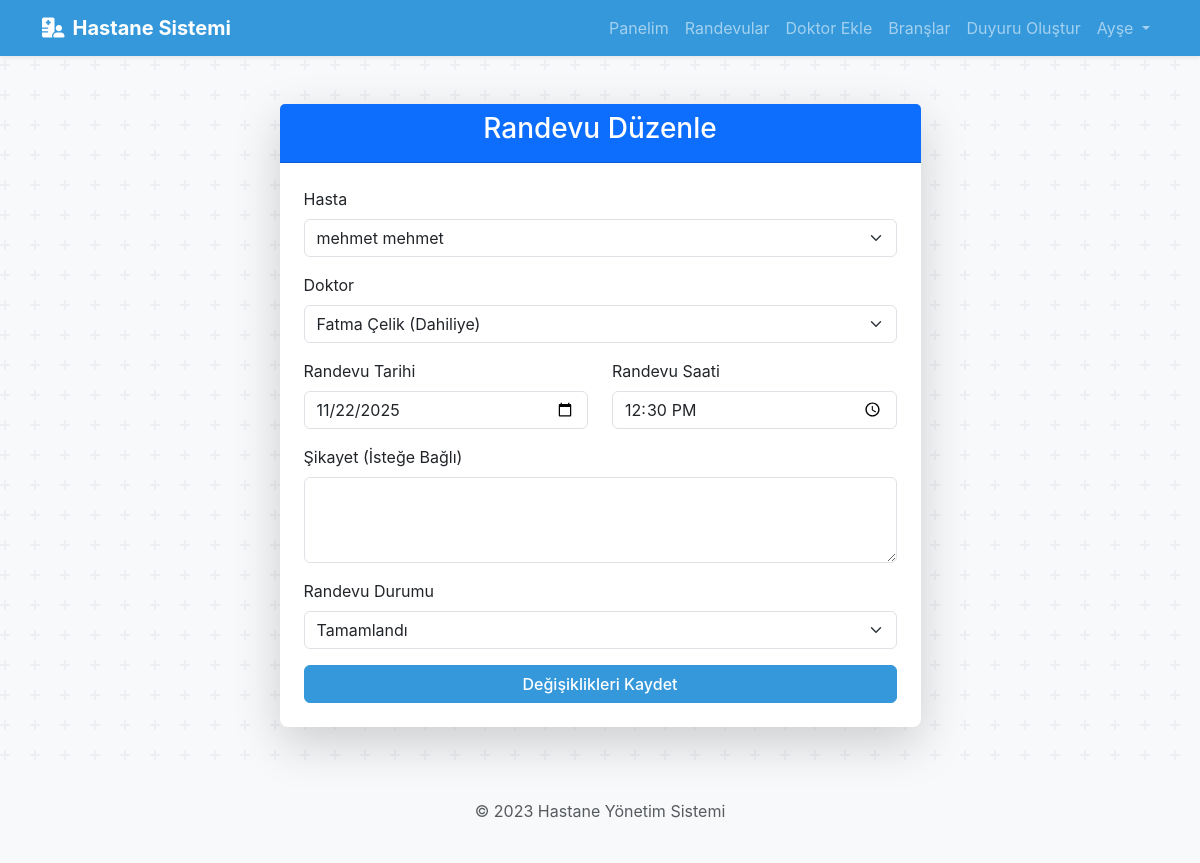
Screenshot of /sekreter_randevu_duzenle/2 (signed in) with the database file from the repository.
### app.py (models this page shows, shortened)
class Randevu(db.Model):
    id = db.Column(db.Integer, primary_key=True)
    hasta_id = db.Column(db.Integer, db.ForeignKey('kullanici.id'), nullable=False)
    doktor_id = db.Column(db.Integer, db.ForeignKey('kullanici.id'), nullable=False)
    tarih = db.Column(db.DateTime, nullable=False)
    sikayet = db.Column(db.Text, nullable=True)
    durum = db.Column(db.String(50), default='Bekleniyor') # Bekleniyor, Tamamlandı, İptal

class Kullanici(db.Model):
    id = db.Column(db.Integer, primary_key=True)
    email = db.Column(db.String(100), unique=True, nullable=False)
    sifre = db.Column(db.String(200), nullable=False)
    ad = db.Column(db.String(50), nullable=False)
    soyad = db.Column(db.String(50), nullable=False)
    rol = db.Column(db.String(20), nullable=False) # 'hasta', 'doktor', 'sekreter'
    __mapper_args__ = {
        'polymorphic_identity': 'kullanici',
        'polymorphic_on': rol
    }

class Hasta(Kullanici):
    __mapper_args__ = {'polymorphic_identity': 'hasta'}
    randevular = db.relationship(
        'Randevu',
        foreign_keys='Randevu.hasta_id',
        backref='hasta',
        lazy=True
    )

### app.py (the view, shortened to what this page needs)
@app.route('/sekreter_randevu_duzenle/<int:randevu_id>', methods=['GET', 'POST'])
@login_required(role='sekreter')
def sekreter_randevu_duzenle(randevu_id):
    randevu = Randevu.query.get_or_404(randevu_id)
    doktorlar = Doktor.query.join(Brans).add_columns(Doktor.id, Doktor.ad, Doktor.soyad, Brans.ad.label('brans_ad')).all()
    hastalar = Hasta.query.all()
    return render_template(
        'sekreter_randevu_duzenle.html',
        randevu=randevu,
        doktorlar=doktorlar,
        hastalar=hastalar,
        datetime=datetime
    )

### app.py (called while the page is built)
def login_required(role=None):
    def wrapper(fn):
        @wraps(fn)
        def decorated_view(*args, **kwargs):
            if 'user_id' not in session:
                flash('Bu sayfaya erişmek için giriş yapmalısınız.', 'warning')
                return redirect(url_for('index')) # Artık var olmayan 'login' yerine 'index'e (ana sayfa) yönlendir.
            if role and session['user_rol'] != role:
                flash('Bu sayfaya erişim yetkiniz yok.', 'danger')
                return redirect(url_for('index')) # Yetkisiz kullanıcıyı ana sayfaya veya kendi paneline yönlendir
            return fn(*args, **kwargs)
        return decorated_view
    return wrapper

### templates/sekreter_randevu_duzenle.html (shortened to what this page needs)
{% extends "layout.html" %}
{% block content %}
<div class="row justify-content-center">
    <div class="col-md-8 col-lg-7">
        <div class="card shadow-lg">
            <div class="card-header bg-primary text-white text-center">
                <h3>Randevu Düzenle</h3>
            </div>
            <div class="card-body p-4">
                <form action="{{ url_for('sekreter_randevu_duzenle', randevu_id=randevu.id) }}" method="POST">
                    <div class="mb-3">
                        <label for="hasta_id" class="form-label">Hasta</label>
                        <select class="form-select" id="hasta_id" name="hasta_id" required>
                            {% for hasta in hastalar %}
                                <option value="{{ hasta.id }}" {% if hasta.id == randevu.hasta_id %}selected{% endif %}>{{ hasta.ad }} {{ hasta.soyad }}</option>
                            {% endfor %}
                        </select>
                    </div>
                    <div class="mb-3">
                        <label for="doktor_id" class="form-label">Doktor</label>
                        <select class="form-select" id="doktor_id" name="doktor_id" required>
                            {% for doktor in doktorlar %}
                                <option value="{{ doktor.id }}" {% if doktor.id == randevu.doktor_id %}selected{% endif %}>{{ doktor.ad }} {{ doktor.soyad }} ({{ doktor.brans_ad }})</option>
                            {% endfor %}
                        </select>
                    </div>
                    <div class="row">
                        <div class="col-md-6 mb-3">
                            <label for="tarih" class="form-label">Randevu Tarihi</label>
                            <input type="date" class="form-control" id="tarih" name="tarih" value="{{ randevu.tarih.strftime('%Y-%m-%d') }}" required>
                        </div>
                        <div class="col-md-6 mb-3">
                            <label for="saat" class="form-label">Randevu Saati</label>
                            <input type="time" class="form-control" id="saat" name="saat" value="{{ randevu.tarih.strftime('%H:%M') }}" required>
                        </div>
                    </div>
                    <div class="mb-3">
                        <label for="sikayet" class="form-label">Şikayet (İsteğe Bağlı)</label>
                        <textarea class="form-control" id="sikayet" name="sikayet" rows="3">{{ randevu.sikayet or '' }}</textarea>
                    </div>
                    <div class="mb-3">
                        <label for="durum" class="form-label">Randevu Durumu</label>
                        <select class="form-select" id="durum" name="durum" required>
                            <option value="Tamamlandı" {% if randevu.durum == 'Tamamlandı' %}selected{% endif %}>Tamamlandı</option>
                        </select>
                    </div>
                    <button type="submit" class="btn btn-primary w-100">Değişiklikleri Kaydet</button>
                </form>
            </div>
        </div>
    </div>
</div>
{% endblock %}

### static/style.css (style rules this page uses)
:root { --primary-color: #3498db; --success-color: #2ecc71; --light-bg: #ecf0f1; --dark-text: #34495e; }
body { background-color: #f8f9fa; font-family: -apple-system, BlinkMacSystemFont, "Segoe UI", Roboto, "Helvetica Neue", Arial, sans-serif; color: var(--dark-text); }
.card { border: none; transition: transform 0.2s ease-in-out, box-shadow 0.2s ease-in-out; border-radius: 0.5rem; }
.card-header { font-weight: 500; }
.btn { transition: background-color 0.2s ease-in-out, border-color 0.2s ease-in-out; border-radius: 0.375rem; font-weight: 500; }
.btn-primary { background-color: var(--primary-color); border-color: var(--primary-color); }

### rows the page displays
Randevu: hasta_id "mehmet mehmet", doktor_id "Fatma Çelik (Dahiliye)", tarih "11/22/2025", saat "12:30", durum "Tamamlandı"

### other values shown
{{ session['user_ad'] }} "Ayşe"
